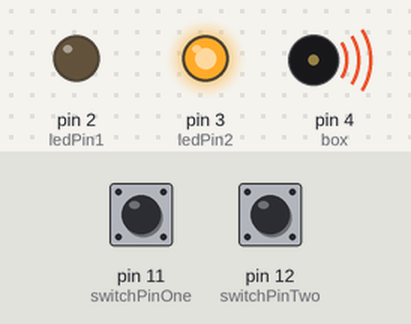
This sketch was run on a simulated Arduino Uno, built with avr-gcc and run on an emulated ATmega328P. Shown: output pins drawn as LEDs (lit = HIGH), buzzer (waves = sounding). Inputs (shaded band) come from the test bench; at power-on: pin 11 (switchPinOne) HIGH, pin 12 (switchPinTwo) HIGH. Random numbers use the default seed unless the sketch sets one.

Above: at 0.13 s.
At 1.4 s:
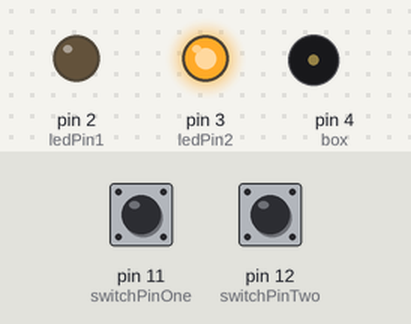
At 4.41 s:
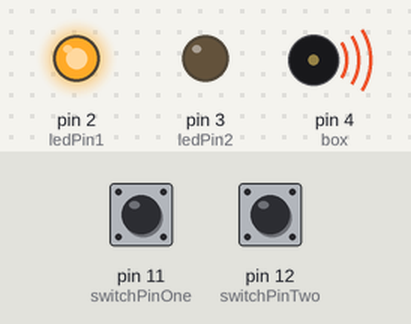
At 7.5 s:
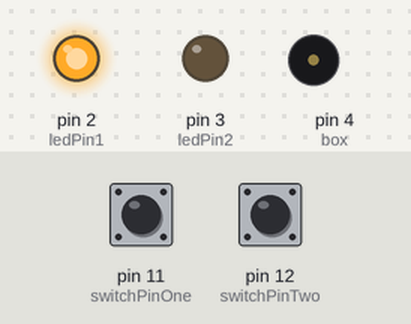
Timing chart, 0 to 9.8 s (numbered marks = the images above):
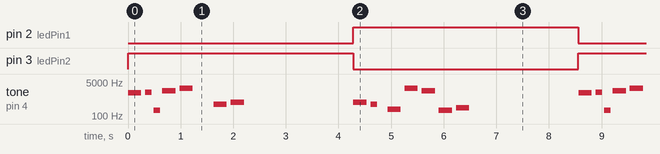

Measured:
- by itself, pin 2 (ledPin1), pin 3 (ledPin2): alternates HIGH for 4.3 s and LOW for 4.3 s
- by itself, tone on pin 4 (box): plays 1480 Hz for 0.25 s, 1568 Hz for 0.13 s, 196 Hz for 0.13 s, 1865 Hz for 0.25 s, 2489 Hz for 0.25 s, 392 Hz for 0.25 s … (68 notes in this stretch)

The sketch:

MelodyGame.ino
```cpp
// Resources for the melody
#include "pitches.h"

// Variables
long waitPressDelay = 5000; // Delay to touch button
long preceiveDelay = 2000; // Delay to preceive the interaction or faillure
int box = 4;
int speakerPin = 4;
int maxButtons = 2; // The buttons that are used. Zero is included, thus 0,1,2 etc.
long lastRandom = 0;
// LEDs
int ledPin1 = 2;
int ledPin2 = 3;

// Buttons
int switchPinOne = 11;
int switchPinTwo = 12;
boolean lastButtonStateOne = LOW;
boolean lastButtonStateTwo = LOW;
boolean newButtonStateOne;
boolean newButtonStateTwo;

// notes in the melody
int melody[] = {
  NOTE_B4, NOTE_G4,0, NOTE_A3, NOTE_DS7,NOTE_AS6, NOTE_G3  , NOTE_C4};
int melody2[] = {
  NOTE_FS6, NOTE_G6,NOTE_G3, NOTE_AS6, NOTE_DS7,0, NOTE_G4, NOTE_B4};

// note durations: 4 = quarter note, 8 = eighth note, etc.:
int noteDurations[] = {
  4, 8, 8, 4,4,4,4,4 };

// Setup the I/O
void setup(){
  Serial.begin(9600);
  pinMode(switchPinOne,INPUT);
  pinMode(switchPinTwo,INPUT);
  pinMode(ledPin1, OUTPUT);
  pinMode(ledPin2, OUTPUT);
}

// Do this all the time
void loop(){
  long currentTime;
  long waitingTime;

  // Here is where the Game Element starts.
  switch(randomSelect()){
  case 0:
    // Arrange the stopping time
    currentTime = millis();
    waitingTime = millis() + waitPressDelay;

    // Display the led from the button
    digitalWrite(ledPin1, HIGH);

    // Wait for the user to interact... If time is over stop waiting.
    while(waitingTime >= currentTime) {
      newButtonStateOne = debounce(lastButtonStateOne, switchPinOne); //Read and debounce

        if(newButtonStateOne == HIGH ) { // Check if pressed. If pressed play the sound(s).
        playMelodyOne();
        delay(1000);
        digitalWrite(ledPin1, LOW);
        newButtonStateOne = LOW; // Set the button value back
        return; // Everything is done! Return to loop().
      }
      currentTime = millis(); // update the current time
    }
    break;

  case 1:
    // Arrange the stopping time
    currentTime = millis();
    waitingTime = millis() + waitPressDelay;

    // Display the led from the button
    digitalWrite(ledPin2, HIGH);

    // Wait for the user to interact... If time is over stop waiting.
    while((waitingTime >= currentTime)) {
      newButtonStateTwo = debounce(lastButtonStateTwo, switchPinTwo); //Read and debounce

      if(newButtonStateTwo == HIGH ) { // Check if pressed. If pressed play the sound(s).
        playMelodyTwo(); // play the tune
        delay(1000);
        digitalWrite(ledPin2, LOW); // set the led low
        newButtonStateTwo = LOW; // Set the button value back
        return; // Everything is done! Return to loop().
      }
      currentTime = millis(); // update the current time
    }
    break;
  }

  // Set all the LEDs off again. Also the speaker
  digitalWrite(ledPin1, LOW);
  digitalWrite(ledPin2, LOW);
  digitalWrite(box, LOW);
  // Wait for the user to perceive the interaction.
  delay(preceiveDelay);
}


boolean debounce(boolean last, int pin){
  boolean current = digitalRead(pin);

  if(current != last){
    delay(5);
    boolean current = digitalRead(pin);
  }
  return current;
}


long randomSelect(){
  long randNumber  = 0; // The number to return.
  randNumber  = random(maxButtons);

  // Do not choose the same button
  while(lastRandom == randNumber){
    randNumber  = random(maxButtons);
  }

  lastRandom =  randNumber;
  return randNumber;
}


// Melodies
void playMelodyOne(){
  for (int thisNote = 0; thisNote < 8; thisNote++) {

    // to calculate the note duration, take one second
    // divided by the note type.
    //e.g. quarter note = 1000 / 4, eighth note = 1000/8, etc.
    int noteDuration = 1000/noteDurations[thisNote];
    tone(speakerPin, melody[thisNote],noteDuration);

    // to distinguish the notes, set a minimum time between them.
    // the note's duration + 30% seems to work well:
    int pauseBetweenNotes = noteDuration * 1.30;
    delay(pauseBetweenNotes);
    // stop the tone playing:
    noTone(speakerPin);
  }
  delay(1000);
}

void playMelodyTwo(){
  for (int thisNote = 0; thisNote < 8; thisNote++) {

    // to calculate the note duration, take one second
    // divided by the note type.
    //e.g. quarter note = 1000 / 4, eighth note = 1000/8, etc.
    int noteDuration = 1000/noteDurations[thisNote];
    tone(speakerPin, melody2[thisNote], noteDuration);

    // to distinguish the notes, set a minimum time between them.
    // the note's duration + 30% seems to work well:
    int pauseBetweenNotes = noteDuration * 1.30;
    delay(pauseBetweenNotes);
    // stop the tone playing:
    noTone(speakerPin);
  }
  delay(1000);
}
```

pitches.h
```cpp
/*************************************************
 * The notes for the speaker
 *************************************************/

#define NOTE_B0  31
#define NOTE_C1  33
#define NOTE_CS1 35
#define NOTE_D1  37
#define NOTE_DS1 39
#define NOTE_E1  41
#define NOTE_F1  44
#define NOTE_FS1 46
#define NOTE_G1  49
#define NOTE_GS1 52
#define NOTE_A1  55
#define NOTE_AS1 58
#define NOTE_B1  62
#define NOTE_C2  65
#define NOTE_CS2 69
#define NOTE_D2  73
#define NOTE_DS2 78
#define NOTE_E2  82
#define NOTE_F2  87
#define NOTE_FS2 93
#define NOTE_G2  98
#define NOTE_GS2 104
#define NOTE_A2  110
#define NOTE_AS2 117
#define NOTE_B2  123
#define NOTE_C3  131
#define NOTE_CS3 139
#define NOTE_D3  147
#define NOTE_DS3 156
#define NOTE_E3  165
#define NOTE_F3  175
#define NOTE_FS3 185
#define NOTE_G3  196
#define NOTE_GS3 208
#define NOTE_A3  220
#define NOTE_AS3 233
#define NOTE_B3  247
#define NOTE_C4  262
#define NOTE_CS4 277
#define NOTE_D4  294
#define NOTE_DS4 311
#define NOTE_E4  330
#define NOTE_F4  349
#define NOTE_FS4 370
#define NOTE_G4  392
#define NOTE_GS4 415
#define NOTE_A4  440
#define NOTE_AS4 466
#define NOTE_B4  494
#define NOTE_C5  523
#define NOTE_CS5 554
#define NOTE_D5  587
#define NOTE_DS5 622
#define NOTE_E5  659
#define NOTE_F5  698
#define NOTE_FS5 740
#define NOTE_G5  784
#define NOTE_GS5 831
#define NOTE_A5  880
#define NOTE_AS5 932
#define NOTE_B5  988
#define NOTE_C6  1047
#define NOTE_CS6 1109
#define NOTE_D6  1175
#define NOTE_DS6 1245
#define NOTE_E6  1319
#define NOTE_F6  1397
#define NOTE_FS6 1480
#define NOTE_G6  1568
#define NOTE_GS6 1661
#define NOTE_A6  1760
#define NOTE_AS6 1865
#define NOTE_B6  1976
#define NOTE_C7  2093
#define NOTE_CS7 2217
#define NOTE_D7  2349
#define NOTE_DS7 2489
#define NOTE_E7  2637
#define NOTE_F7  2794
#define NOTE_FS7 2960
#define NOTE_G7  3136
#define NOTE_GS7 3322
#define NOTE_A7  3520
#define NOTE_AS7 3729
#define NOTE_B7  3951
#define NOTE_C8  4186
#define NOTE_CS8 4435
#define NOTE_D8  4699
#define NOTE_DS8 4978
```
